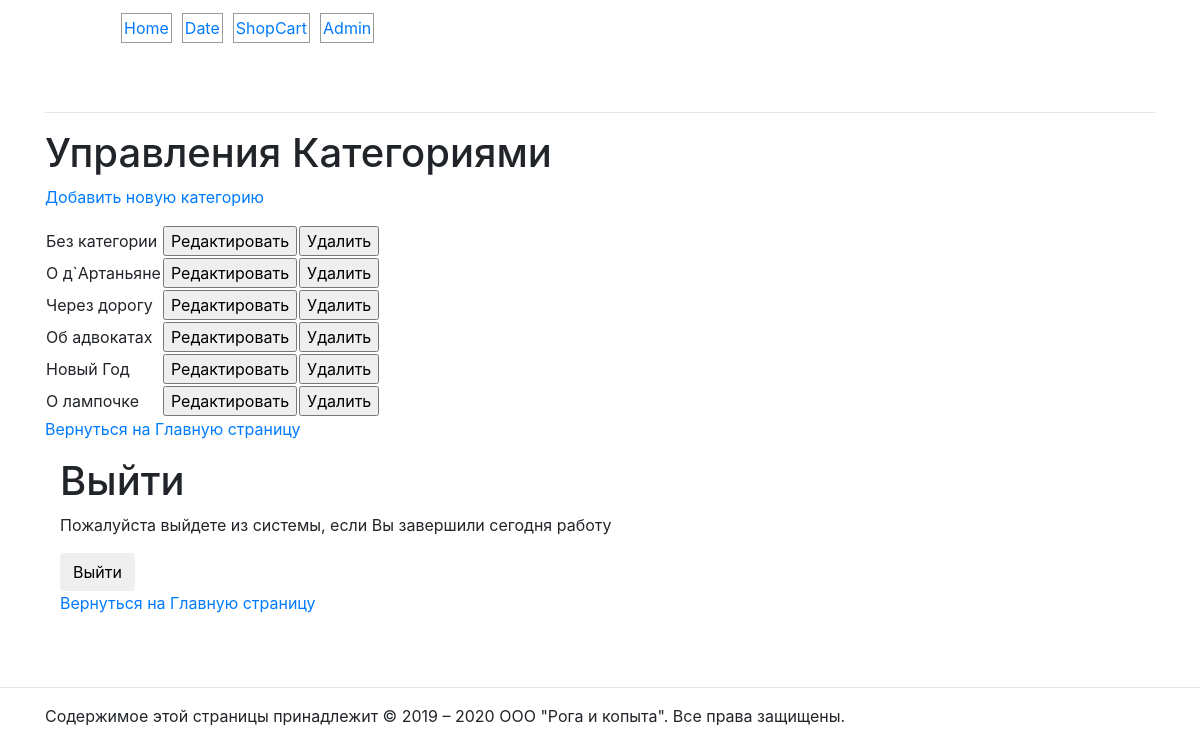
The page /admin/categories/index.php (signed in) on the database its author committed.
### tables this page shows
CREATE TABLE `category` (
  `id` int(11) NOT NULL,
  `category_name` varchar(255) DEFAULT NULL
);

### admin/categories/index.php (called while the page is built, shortened)
<?php
include $_SERVER['DOCUMENT_ROOT'] . '/includes/db.inc.php';
try{
    $resultArr = $pdo->query('SELECT id, category_name FROM category');
}catch (PDOException $e){
    $error = 'Ошибка вывода категорий из БД' . $e->getMessage();
    include $_SERVER['DOCUMENT_ROOT'] . '/addjoke/error.html.php';
    exit();
}
foreach($resultArr as $row){
    $categories[] = array('id' => $row['id'], 'name' => $row['category_name']);
}
include 'categories.html.php';

### includes/helpers.inc.php (the view, shortened to what this page needs)
<?php
function html($text){
    return htmlspecialchars($text, ENT_QUOTES, 'UTF-8');
}
function htmlout($text){
    echo html($text);
}

### admin/categories/categories.html.php (shortened to what this page needs)
<?php include_once $_SERVER['DOCUMENT_ROOT'] . '/includes/helpers.inc.php';?>
<!DOCTYPE html>
<html lang="ru">
<head>
    <?php
    include $_SERVER['DOCUMENT_ROOT'] . '/assets/head.html.php';
    ?>
</head>
<body>
<main class="container">
    <div class="row">
        <div class="col-md-12">
            <div class="main">
                <?php include $_SERVER['DOCUMENT_ROOT'] . '/assets/nav.html.php';?>
                <h1>Управления Категориями</h1>
                <p><a href="?add">Добавить новую категорию</a></p>
                <table>
                    <?php foreach($categories as $category): ?>
                        <tr>
                            <form action="" method="post">
                                <div>
                                    <td><?php htmlout($category['name']); ?></td>
                                    <td><input type="submit" name="action" value="Редактировать"></td>
                                    <td><input type="submit" name="action" value="Удалить"></td>
                                </div>
                            </form>
                        </tr>
                    <?php endforeach; ?>
                </table>
                <p><a href="<?php $_SERVER['DOCUMENT_ROOT'] ?>/addjoke/index.php">Вернуться на Главную страницу</a></p>
                <p><?php include '../logout.inc.html.php'; ?></p>
<br><hr>
<footer>
    <?php include $_SERVER['DOCUMENT_ROOT'] . '/assets/footer.html.php'; ?>
</footer>
</body>
</html>

### rows shown on the page
category: category_name "Без категории"
category: category_name "О д`Артаньяне"
category: category_name "Через дорогу"
category: category_name "Об адвокатах"
category: category_name "Новый Год"
category: category_name "О лампочке"
